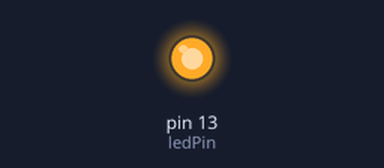
Simulated run of this sketch. Board: Arduino Uno, built with avr-gcc and run on an emulated ATmega328P. Shown: output pins drawn as LEDs (lit = HIGH).

Above: at 0.1 s.
Timing chart, 0 to 1.6 s (numbered marks = the images above):
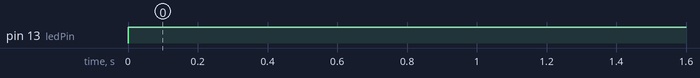

Measured:
- by itself, pin 13 (ledPin): LOW → HIGH at 0.00 s

The sketch:

led.ino.ino
```cpp
const int ledPin = 13;

void setup() {
  Serial.begin(9600);
  pinMode(ledPin, OUTPUT);
}

void loop() {
  digitalWrite(ledPin, HIGH);
}
```
